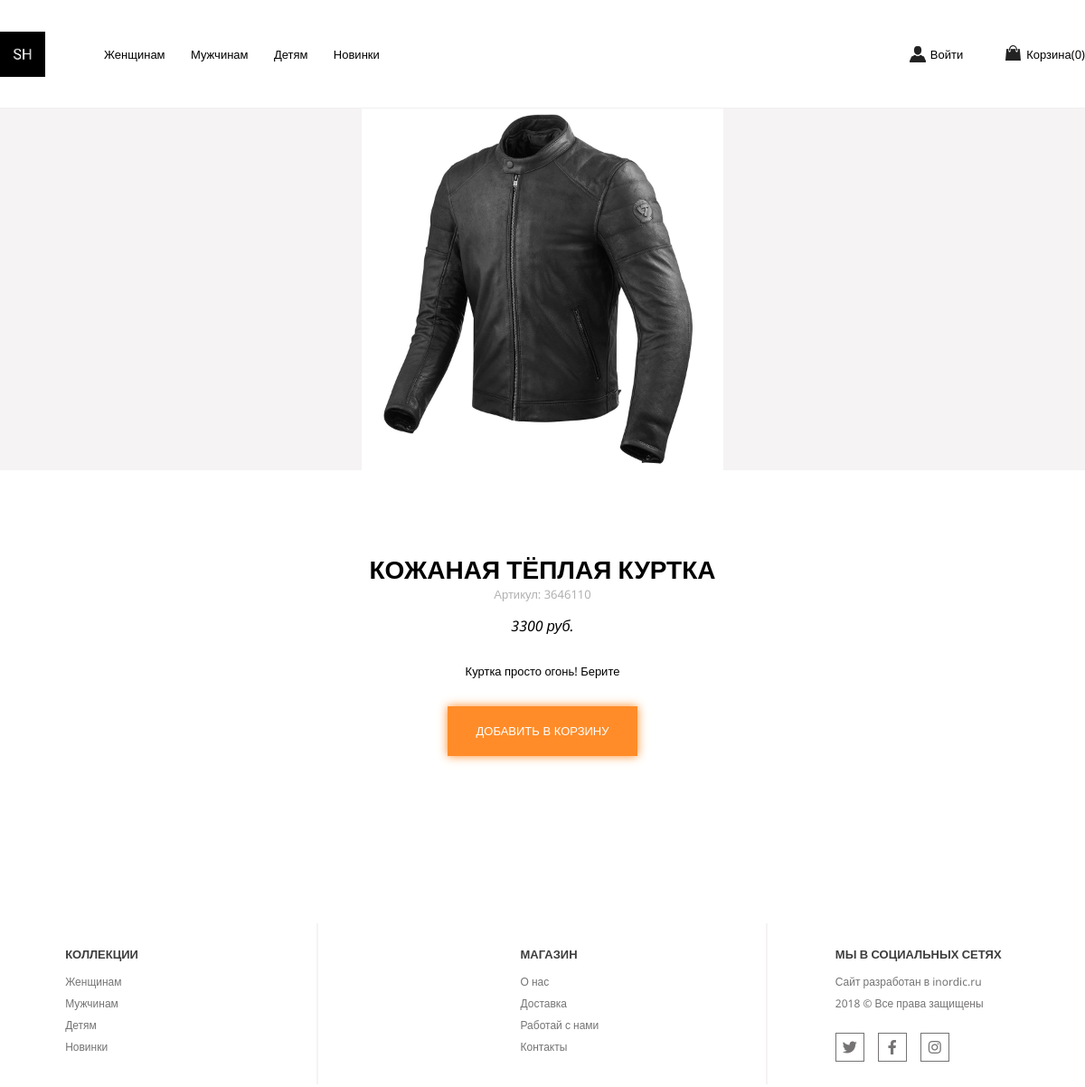
The page /product.php?id=4 on the database its author committed.
### tables this page shows
CREATE TABLE IF NOT EXISTS `products` (
  `id` int(11) NOT NULL AUTO_INCREMENT,
  `img_src` varchar(255) NOT NULL,
  `name` varchar(255) NOT NULL,
  `sku` varchar(50) NOT NULL,
  `price` float NOT NULL,
  `description` text NOT NULL,
  PRIMARY KEY (`id`)
);

### product.php (the view, shortened to what this page needs)
<?php
include($_SERVER['DOCUMENT_ROOT'].'/parts/header.php');
$template = [
    'product'=>[],
    'catalog'=>[]
];
if(isset($_GET['id'])) {
    $sql_products = "SELECT * FROM products WHERE id = {$_GET['id']}";
    $result_products = mysqli_query($db, $sql_products);
    $template['product'] = mysqli_fetch_assoc($result_products);
    $sql_product_catalog = "SELECT * FROM product_catalog WHERE product_id = {$_GET['id']}";
    $result_product_catalog = mysqli_query($db, $sql_product_catalog);
    $catalog_id = mysqli_fetch_assoc($result_product_catalog)['catalog_id'];
    $sql_catalog = "SELECT * FROM catalogs WHERE id = {$catalog_id}";
    $result_catalog = mysqli_query($db, $sql_catalog);
    $template['catalog'] = mysqli_fetch_assoc($result_catalog);
} else {
    header("HTTP/1.1 303 See Other");
    header("Location: /catalog.php");
}
?>
<?php if(!empty($template['product'])): ?>
    <div class="product">
        <div class="product_photo">
            <div style="background: url('<?=$template['product']['img_src']?>') center center / contain no-repeat;"></div>
        </div>
        <div class="product_main_info">
            <h3><?=$template['product']['name']?></h3>
            <div class="sku">Артикул: <?=$template['product']['sku']?></div>
            <div class="price" style="margin: 15px 0;"><i><?=$template['product']['price']?> руб.</i></div>
            <p><?=$template['product']['description']?></p>
            <div class="container">
                <svg viewbox="0 0 48 48" xmlns="http://www.w3.org/2000/svg">
                    <path d="M 18 32.34 l -8.34 -8.34 -2.83 2.83 11.17 11.17 24 -24 -2.83 -2.83 z" stroke="#3da35a" fill="transparent"/>
                </svg>
            </div>
            <button data-product-id = '<?=$template['product']['id']?>' class='add-to-basket'>Добавить в корзину</button>
        </div>
    </div>
<?php else: ?>
    <h2>Такого товара нет</h2>
<?php endif; ?>
<?php
    include($_SERVER['DOCUMENT_ROOT'].'/parts/footer.php');
?>

### css/style.css (style rules this page uses)
* { margin: 0; padding: 0; }
html, body { overflow-x: hidden; }

### css/product.css (style rules this page uses)
.product { width: 100%; text-align: center; }
.product_photo { position: relative; display: -webkit-box; display: -ms-flexbox; display: flex; -webkit-box-pack: center; -ms-flex-pack: center; justify-content: center; background-color: #f5f3f3; height: 400px; }
.product_photo div { width: 533px; height: inherit; }
.product_main_info { margin: 90px 0; }
.product_main_info h3 { text-transform: uppercase; font-size: 28px; }
.product_main_info .sku { color: #b1b1b1; font-size: 13px; }
.product_main_info p { font-size: 13px; margin: 30px 0; }
.product_main_info .container { position: absolute; top: 250px; left: 0; right: 0; width: 220px; height: 220px; margin: 0 auto; }
.product_main_info svg { width: 100%; height: 100%; }
.product_main_info button { width: 210px; height: 55px; background-color: #ff8c29; border: none; color: #ffffff; text-transform: uppercase; font-size: 13px; outline: none; cursor: pointer; -webkit-box-shadow: 0 0 10px #ff8c29; box-shadow: 0 0 10px #ff8c29; -webkit-transition: all 1s; transition: all 1s; }

### rows shown on the page
products: img_src (picture), name "КОЖАНАЯ ТЁПЛАЯ КУРТКА", sku "3646110", price "3300", description "Куртка просто огонь! Берите"

### other values the page prints
$response['basket']['count'] "0"
